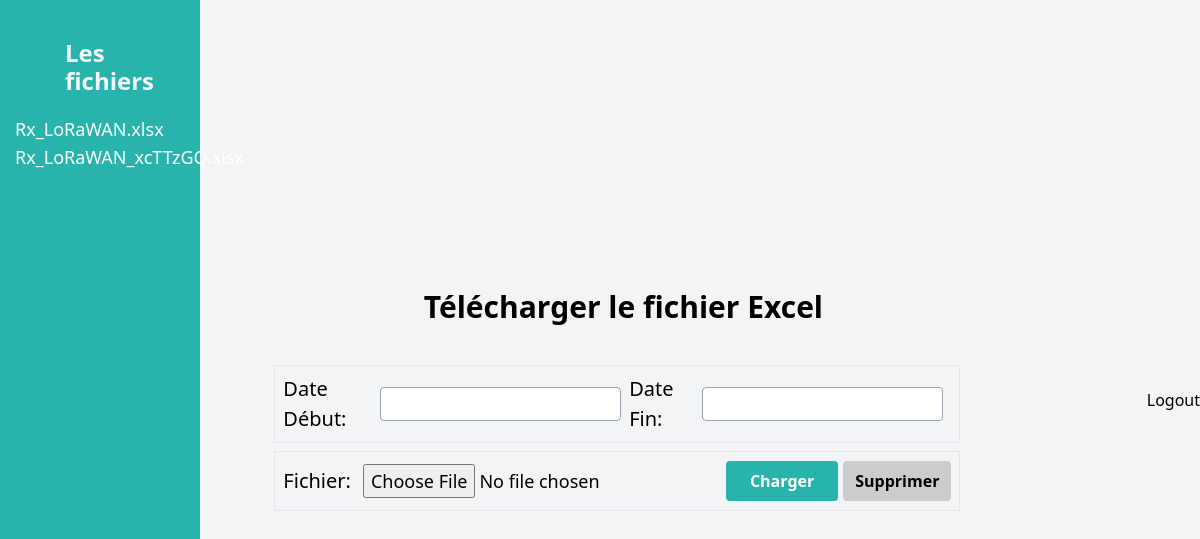
/upload/ (signed in), run on an earlier commit of the app's database.
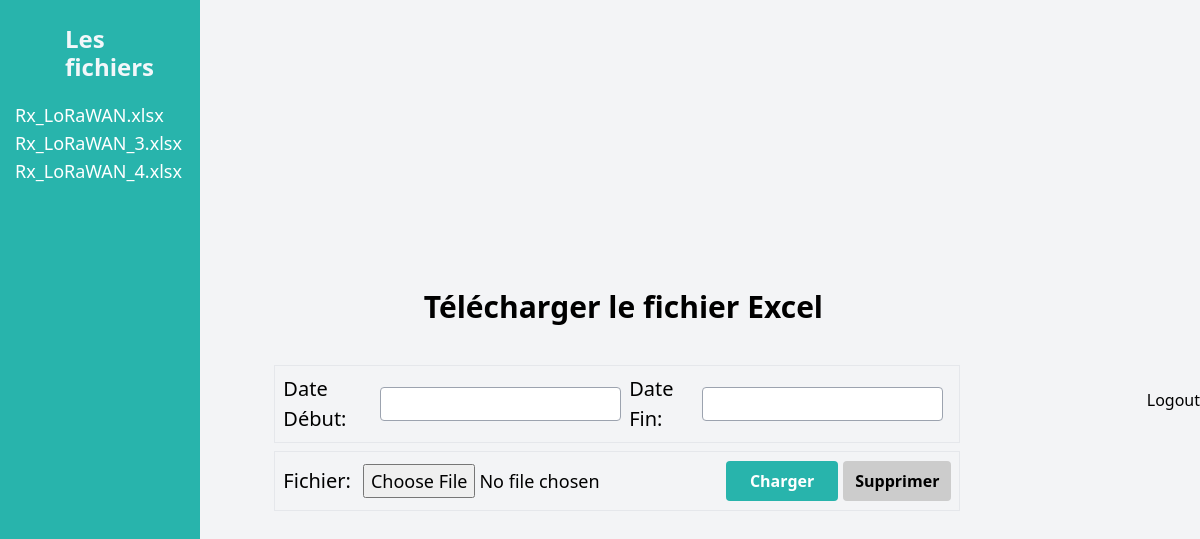
And on a later commit of the database.
### monsite/models.py (models this page shows)
class File(models.Model):
    start_date = models.CharField(max_length=50)
    end_date = models.CharField(max_length=50)
    file = models.FileField(upload_to='files/')

### monsite/views.py (the view)
# urls.py: path('upload/', upload_file, name='upload'),
@login_required
def upload_file(request):
    files = File.objects.all()
    for file in files:
        file.file = str(file.file).split('/')[-1] if '/' in str(file.file) else str(file.file).split('\\')[-1]
    if request.method == 'POST':
        form = FileForm(request.POST, request.FILES)
        if form.is_valid():
            form.save()
            return redirect('dash')
    else:
        return render(request, 'upload.html', { 'files': files })

### templates/upload.html (shortened to what this page needs)
<!DOCTYPE html>
<html lang="fr">
<head>
    <link href="https://cdn.jsdelivr.net/npm/tailwindcss@2.2.19/dist/tailwind.min.css" rel="stylesheet">
    {% load static %}
    <link rel="stylesheet" type="text/css" href="{% static 'css/upload.css' %}">
    <link rel="stylesheet" href="https://code.jquery.com/ui/1.12.1/themes/base/jquery-ui.css">
</head>
<body class="bg-gray-100 flex items-center justify-center h-screen relative">
  <div class="sidebar mt-0" style="margin-bottom: 800px;">
    <ul class="text-xl" style="list-style-type: none; padding-left: 0;">
      <p class="files-heading">Les fichiers</p>
      {% for file in files %}
      <li><a href="{% url 'dash' %}?file={{ file.file }}">{{ file.file }}</a></li>
      {% endfor %}
    </ul>
  </div>
    <div class="container mx-auto px-6 py-8">
      <h2 class="text-3xl font-semibold text-center mb-8"style="margin-left:100px;">
        Télécharger le fichier Excel
      </h2>
      <div class="max-w-md mx-auto">
        <form
          method="post"
          enctype="multipart/form-data"
        >
        <div class="flex justify-center w-full ">
          <div class="max-w-screen mx-auto" style="margin-left:100px;">
              <div class="flex items-center justify-center border border-gray-200 p-2 mt-2 mr-3">
                  <label for="id_date_start" style="font-size: 20px;" class="mr-2">Date Début:</label>
                  <input type="text" id="id_date_start" name="start_date" class="border border-gray-400 rounded p-1 mr-2" />
                  <label for="id_date_end" style="font-size: 20px;" class="mr-2">Date Fin:</label>
                  <input type="text" id="id_date_end" name="end_date" class="border border-gray-400 rounded p-1 mr-2" />
              </div>
                  <div class="flex items-center justify-center border border-gray-200 p-2 mt-2 mr-3">
                  <label for="id_file" style="font-size: 20px;" class="mr-2">Fichier:</label>
                  <input type="file" id="id_file" name="file" class="form-input text-lg flex-grow rounded p-1 mr-2" accept=".xlsx, .xls" />
                <button
                  style="
                    background-color: #28b4ac;
                    transition: background-color 0.3s;
                    margin-right: 5px;
                  "
                  class="text-white font-bold py-2 px-6 rounded"
                  type="submit"
                  onmouseover="this.style.backgroundColor='#1F9D88'"
                  onmouseout="this.style.backgroundColor='#28B4AC'"
                >
                  Charger
                </button>
                <button
                  style="
                    background-color: #cccccc;
                    transition: background-color 0.3s;
                  "
                  class="text-black font-bold py-2 px-3 rounded"
                  type="submit"
                  onmouseover="this.style.backgroundColor='#AAAAAA'"
                  onmouseout="this.style.backgroundColor='#CCCCCC'"
                >
                  Supprimer
                </button>
              </div>
            </div>
          </div>
        </form>
      </div>
    </div>
    <form action="{% url 'logout' %}" method="post">
      <button type="submit">Logout</button>
    </form>
  </body>
</html>

What changed in the data, as far as the page shows it:
removed File: file "Rx_LoRaWAN_xcTTzGQ.xlsx"
added File: file "Rx_LoRaWAN_3.xlsx"
added File: file "Rx_LoRaWAN_4.xlsx"
